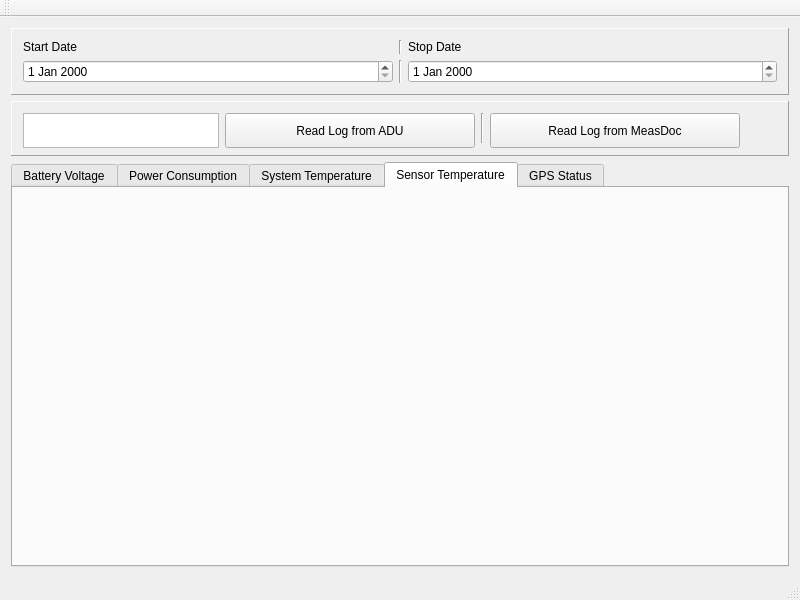
<?xml version="1.0" encoding="UTF-8"?>
<ui version="4.0">
 <class>MainWindow</class>
 <widget class="QMainWindow" name="MainWindow">
  <property name="geometry">
   <rect>
    <x>0</x>
    <y>0</y>
    <width>800</width>
    <height>600</height>
   </rect>
  </property>
  <property name="minimumSize">
   <size>
    <width>800</width>
    <height>600</height>
   </size>
  </property>
  <property name="windowTitle">
   <string>Metronix System Log Analyser</string>
  </property>
  <widget class="QWidget" name="centralWidget">
   <layout class="QVBoxLayout" name="verticalLayout">
    <item>
     <widget class="QFrame" name="frame_2">
      <property name="frameShape">
       <enum>QFrame::Panel</enum>
      </property>
      <property name="frameShadow">
       <enum>QFrame::Raised</enum>
      </property>
      <layout class="QGridLayout" name="gridLayout">
       <item row="1" column="0">
        <widget class="QDateEdit" name="startDate"/>
       </item>
       <item row="0" column="0">
        <widget class="QLabel" name="label">
         <property name="text">
          <string>Start Date</string>
         </property>
        </widget>
       </item>
       <item row="0" column="2">
        <widget class="QLabel" name="label_2">
         <property name="text">
          <string>Stop Date</string>
         </property>
        </widget>
       </item>
       <item row="1" column="2">
        <widget class="QDateEdit" name="stopDate"/>
       </item>
       <item row="0" column="1">
        <widget class="Line" name="line_2">
         <property name="orientation">
          <enum>Qt::Vertical</enum>
         </property>
        </widget>
       </item>
       <item row="1" column="1">
        <widget class="Line" name="line_3">
         <property name="orientation">
          <enum>Qt::Vertical</enum>
         </property>
        </widget>
       </item>
      </layout>
     </widget>
    </item>
    <item>
     <widget class="QFrame" name="frame">
      <property name="maximumSize">
       <size>
        <width>16777215</width>
        <height>55</height>
       </size>
      </property>
      <property name="frameShape">
       <enum>QFrame::Panel</enum>
      </property>
      <property name="frameShadow">
       <enum>QFrame::Raised</enum>
      </property>
      <layout class="QHBoxLayout" name="horizontalLayout">
       <item>
        <widget class="QPlainTextEdit" name="teIP">
         <property name="minimumSize">
          <size>
           <width>0</width>
           <height>35</height>
          </size>
         </property>
         <property name="maximumSize">
          <size>
           <width>200</width>
           <height>35</height>
          </size>
         </property>
        </widget>
       </item>
       <item>
        <widget class="QPushButton" name="pbReadLog">
         <property name="minimumSize">
          <size>
           <width>250</width>
           <height>35</height>
          </size>
         </property>
         <property name="maximumSize">
          <size>
           <width>250</width>
           <height>16777215</height>
          </size>
         </property>
         <property name="text">
          <string>Read Log from ADU</string>
         </property>
        </widget>
       </item>
       <item>
        <widget class="Line" name="line">
         <property name="maximumSize">
          <size>
           <width>40</width>
           <height>30</height>
          </size>
         </property>
         <property name="orientation">
          <enum>Qt::Vertical</enum>
         </property>
        </widget>
       </item>
       <item>
        <widget class="QPushButton" name="pbReadFromMeasDoc">
         <property name="minimumSize">
          <size>
           <width>250</width>
           <height>35</height>
          </size>
         </property>
         <property name="maximumSize">
          <size>
           <width>250</width>
           <height>16777215</height>
          </size>
         </property>
         <property name="text">
          <string>Read Log from MeasDoc</string>
         </property>
        </widget>
       </item>
       <item>
        <spacer name="horizontalSpacer">
         <property name="orientation">
          <enum>Qt::Horizontal</enum>
         </property>
         <property name="sizeHint" stdset="0">
          <size>
           <width>40</width>
           <height>20</height>
          </size>
         </property>
        </spacer>
       </item>
      </layout>
     </widget>
    </item>
    <item>
     <widget class="QTabWidget" name="tabWidget">
      <property name="currentIndex">
       <number>3</number>
      </property>
      <widget class="QWidget" name="tabBattVoltage">
       <attribute name="title">
        <string>Battery Voltage</string>
       </attribute>
       <layout class="QHBoxLayout" name="horizontalLayout_2">
        <item>
         <spacer name="verticalSpacer">
          <property name="orientation">
           <enum>Qt::Vertical</enum>
          </property>
          <property name="sizeHint" stdset="0">
           <size>
            <width>20</width>
            <height>40</height>
           </size>
          </property>
         </spacer>
        </item>
        <item>
         <widget class="QCustomPlot" name="plotBatteryVoltage" native="true"/>
        </item>
       </layout>
      </widget>
      <widget class="QWidget" name="tab">
       <attribute name="title">
        <string>Power Consumption</string>
       </attribute>
       <layout class="QHBoxLayout" name="horizontalLayout_4">
        <item>
         <widget class="QCustomPlot" name="plotPowerConsumption" native="true"/>
        </item>
        <item>
         <spacer name="verticalSpacer_3">
          <property name="orientation">
           <enum>Qt::Vertical</enum>
          </property>
          <property name="sizeHint" stdset="0">
           <size>
            <width>20</width>
            <height>40</height>
           </size>
          </property>
         </spacer>
        </item>
       </layout>
      </widget>
      <widget class="QWidget" name="tabTemperature">
       <attribute name="title">
        <string>System Temperature</string>
       </attribute>
       <layout class="QHBoxLayout" name="horizontalLayout_3">
        <item>
         <spacer name="verticalSpacer_2">
          <property name="orientation">
           <enum>Qt::Vertical</enum>
          </property>
          <property name="sizeHint" stdset="0">
           <size>
            <width>20</width>
            <height>40</height>
           </size>
          </property>
         </spacer>
        </item>
        <item>
         <widget class="QCustomPlot" name="plotTemperature" native="true"/>
        </item>
       </layout>
      </widget>
      <widget class="QWidget" name="tab_3">
       <attribute name="title">
        <string>Sensor Temperature</string>
       </attribute>
       <layout class="QHBoxLayout" name="horizontalLayout_6">
        <item>
         <widget class="QCustomPlot" name="plotTemperatureSensor" native="true"/>
        </item>
       </layout>
      </widget>
      <widget class="QWidget" name="tab_2">
       <attribute name="title">
        <string>GPS Status</string>
       </attribute>
       <layout class="QHBoxLayout" name="horizontalLayout_5">
        <item>
         <spacer name="verticalSpacer_4">
          <property name="orientation">
           <enum>Qt::Vertical</enum>
          </property>
          <property name="sizeHint" stdset="0">
           <size>
            <width>20</width>
            <height>40</height>
           </size>
          </property>
         </spacer>
        </item>
        <item>
         <widget class="QCustomPlot" name="plotGPS" native="true"/>
        </item>
       </layout>
      </widget>
     </widget>
    </item>
   </layout>
  </widget>
  <widget class="QMenuBar" name="menuBar">
   <property name="geometry">
    <rect>
     <x>0</x>
     <y>0</y>
     <width>800</width>
     <height>34</height>
    </rect>
   </property>
  </widget>
  <widget class="QToolBar" name="mainToolBar">
   <attribute name="toolBarArea">
    <enum>TopToolBarArea</enum>
   </attribute>
   <attribute name="toolBarBreak">
    <bool>false</bool>
   </attribute>
  </widget>
  <widget class="QStatusBar" name="statusBar"/>
 </widget>
 <layoutdefault spacing="6" margin="11"/>
 <customwidgets>
  <customwidget>
   <class>QCustomPlot</class>
   <extends>QWidget</extends>
   <header>qcustomplot.h</header>
   <container>1</container>
  </customwidget>
 </customwidgets>
 <resources/>
 <connections/>
</ui>
